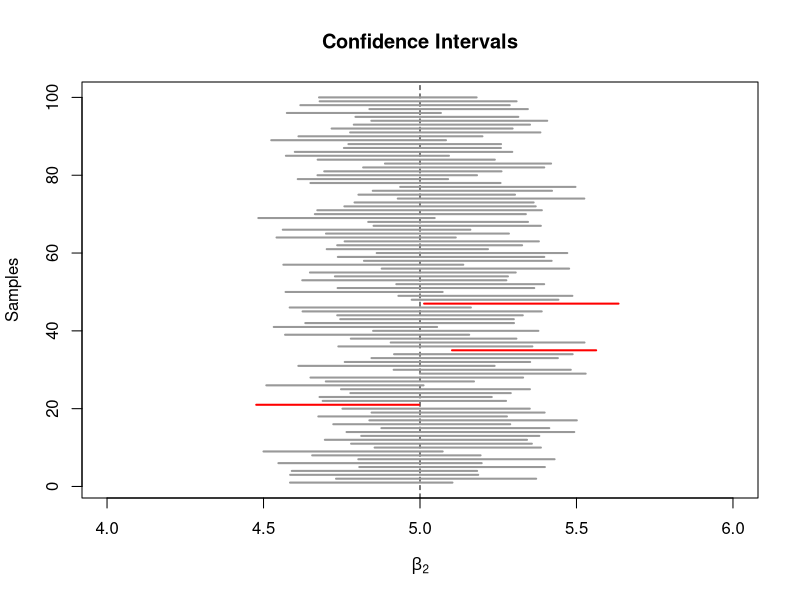

Source code (R):
set.seed(1010)
M<-100
lower <- numeric(M) 
upper <- numeric(M)
x2<-runif(50,0,20)

for(i in 1:M) {
  y <- 10+5*x2+rnorm(50, mean = 0, sd = 6) 
  model<-lm(y~x2)
  b2<-coef(model)[[2]]
  varb2 <- vcov(model)[2, 2]
  se2<-sqrt(  varb2)
  lower[i] <- b2 - qt(0.025,48, lower.tail = F) * se2 
  upper[i] <- b2 + qt(0.025,48, lower.tail = F) * se2
}
CIs <- cbind(lower, upper)

IDg <- which((CIs[1:M, 1] <= 5 & 5 <= CIs[1:M, 2]))
length(IDg)
IDb <- which(!(CIs[1:M, 1] <= 5 & 5 <= CIs[1:M, 2]))

ratiog<-(length(IDg)/M)*100
ratiog

plot(0,
     xlim = c(4, 6),
     ylim = c(1, 100),
     ylab = "Samples",
     xlab = expression(beta[2]),
     main = "Confidence Intervals")
abline(v = 5, lty = 2)

colors <- rep(gray(0.6), 100) 
colors[IDb] <- "red"

for(j in 1:100) {
  lines(c(CIs[j, 1], CIs[j, 2]), c(j, j),
        col = colors[j],
        lwd = 2)
}


